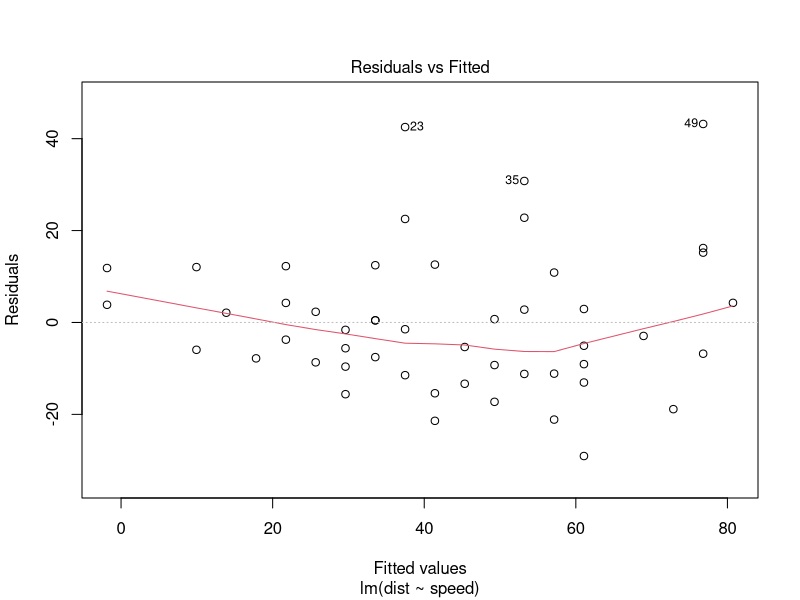
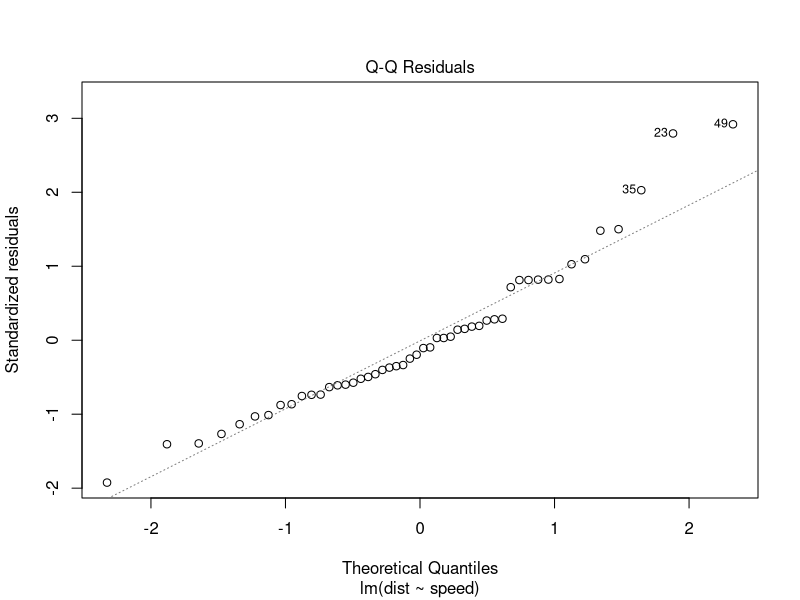
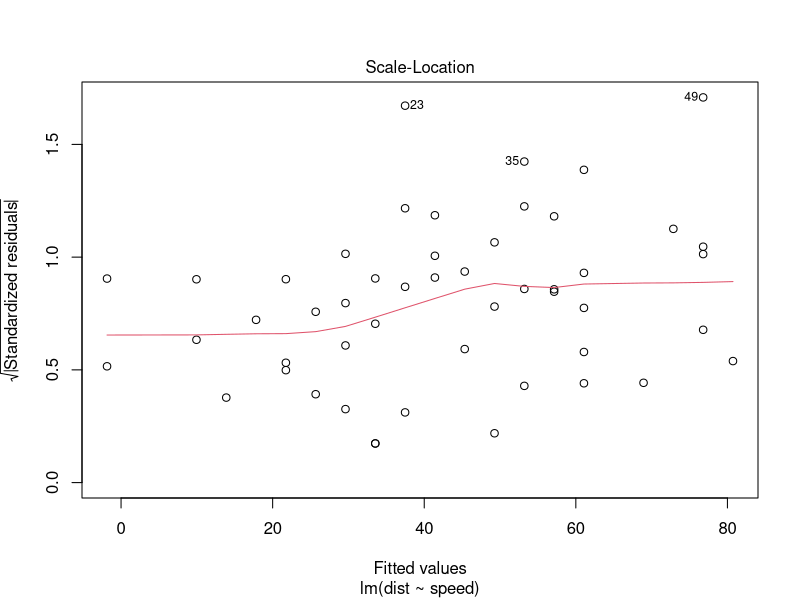
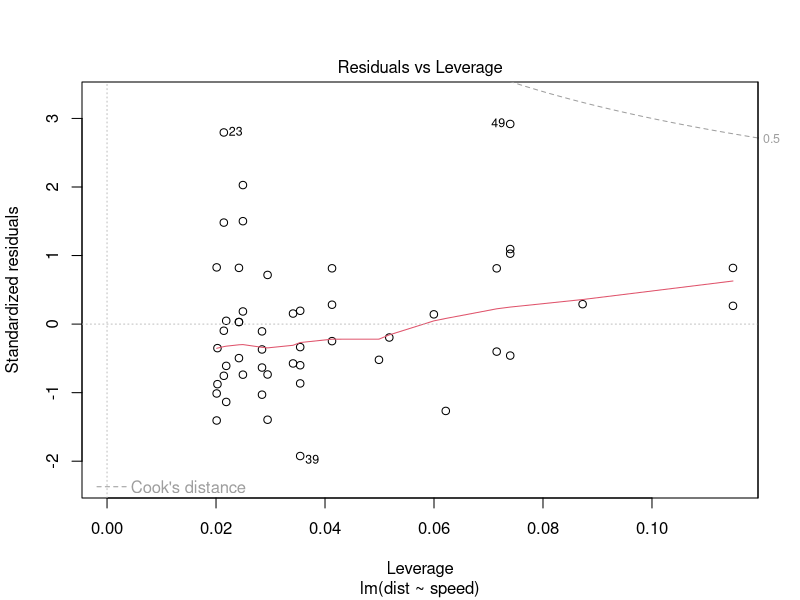
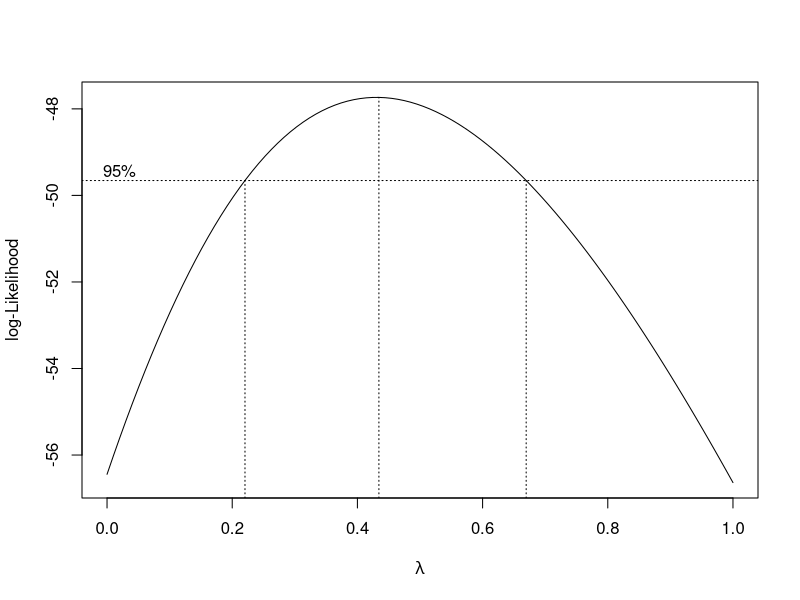
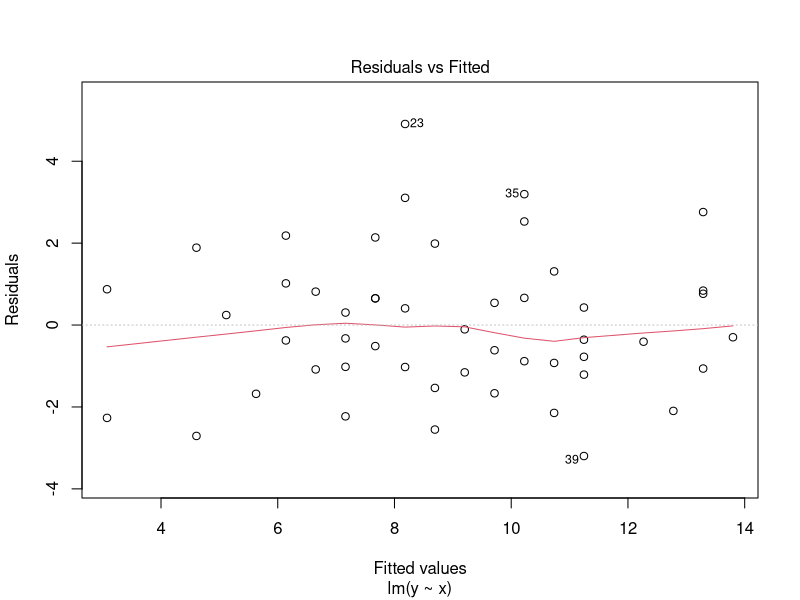
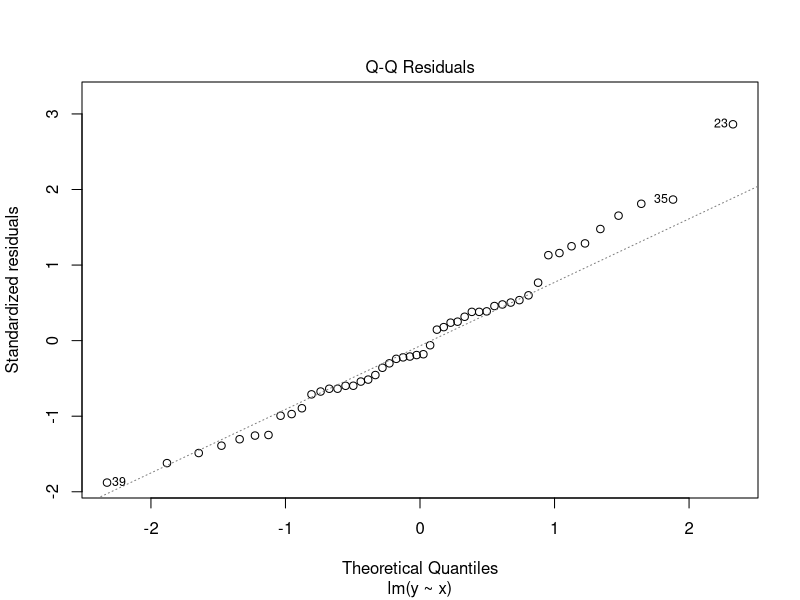
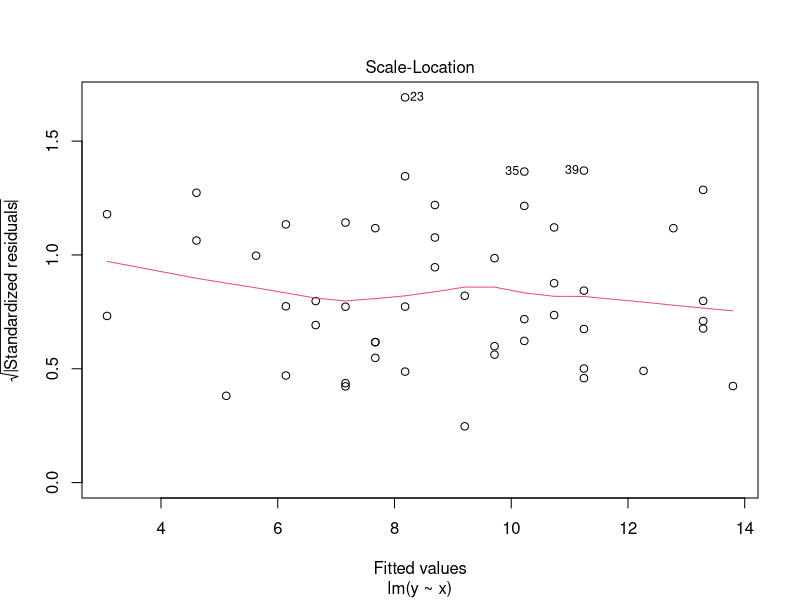

Generate these figures, in order, with R:
## ---- chunk 1
library(ggplot2)
library(lmtest)
library(MASS)
options(digits=5, max.print = 20)
## ---- chunk 2
lm_model <- lm(dist ~ speed, data = cars)

# ## Residuals vs Fitted Values
# plt1a_resid <- ggplot(data.frame(x=lm_model$fitted.values, y=lm_model$residuals),
#                       aes(x,y)) +
#   geom_point() +
#   xlab('Fitted Values') +
#   ylab('Residuals') +
#   ggtitle('Question 3 (A) : Residual vs. Fitted')
# plt1a_resid
# 
# ## Square Root of Studentized Residuals vs Fitted Values
# plt1a_stdresid <- ggplot(data.frame(x=lm_model$fitted.values, 
#                                     y=abs(rstandard(lm_model))^0.5),
#                       aes(x,y)) +
#   geom_point() +
#   xlab('Fitted Values') +
#   ylab('Square Root of Studentized Residuals') +
#   ggtitle('Question 3 (A) : Square Root of Studentized Residuals vs. Fitted')
# plt1a_stdresid
plot(lm_model)
## ---- chunk 3
bptest(lm_model)
## ---- chunk 4
boxcox(lm_model,lambda=seq(0,1,by=.05))
l <- 0.433
y_transform <- (cars$dist^l - 1)/l
newdat <- data.frame(y = y_transform, x = cars$speed)
lm2<- lm(y ~ x, data = newdat)
plot(lm2)
